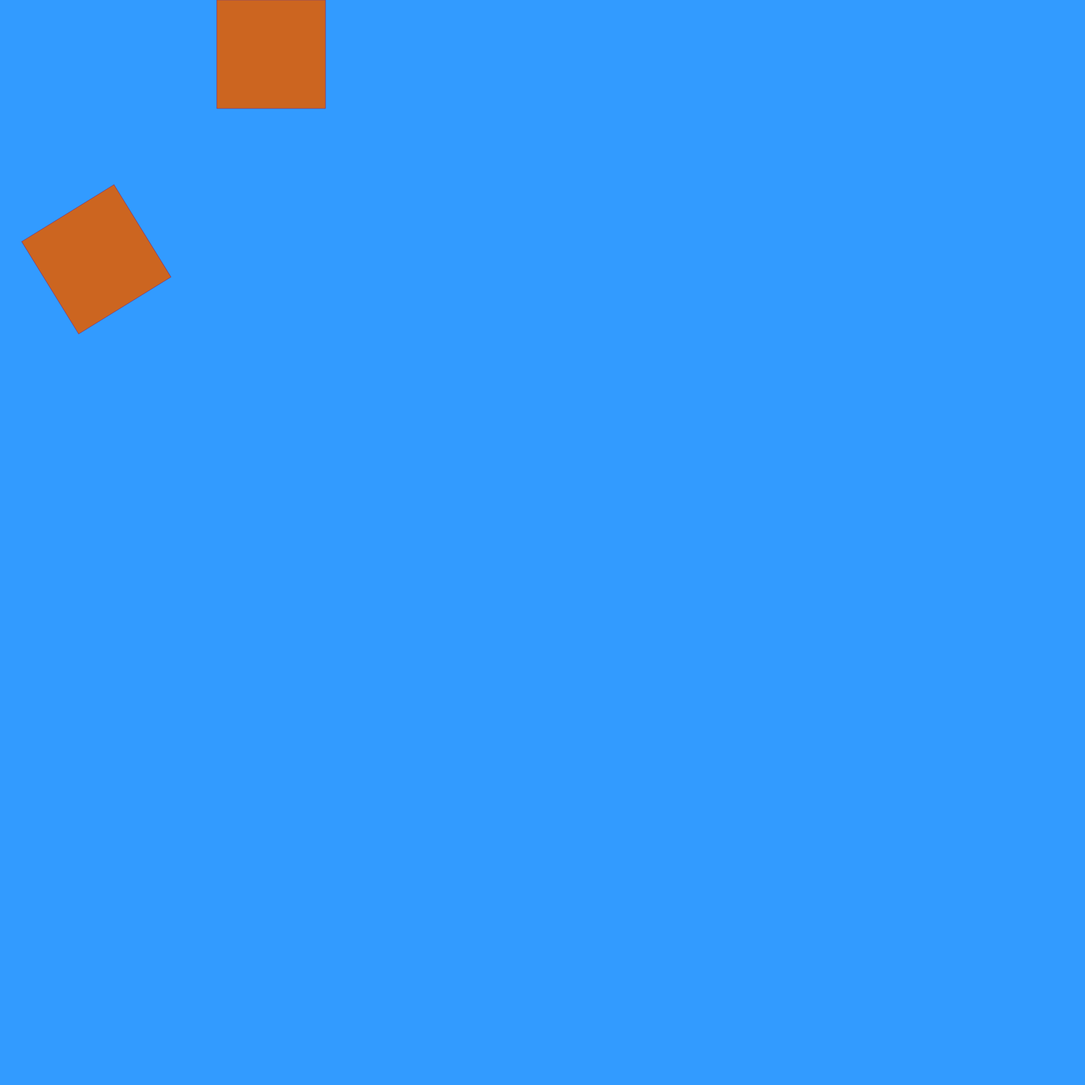
Frame 1 (no input)
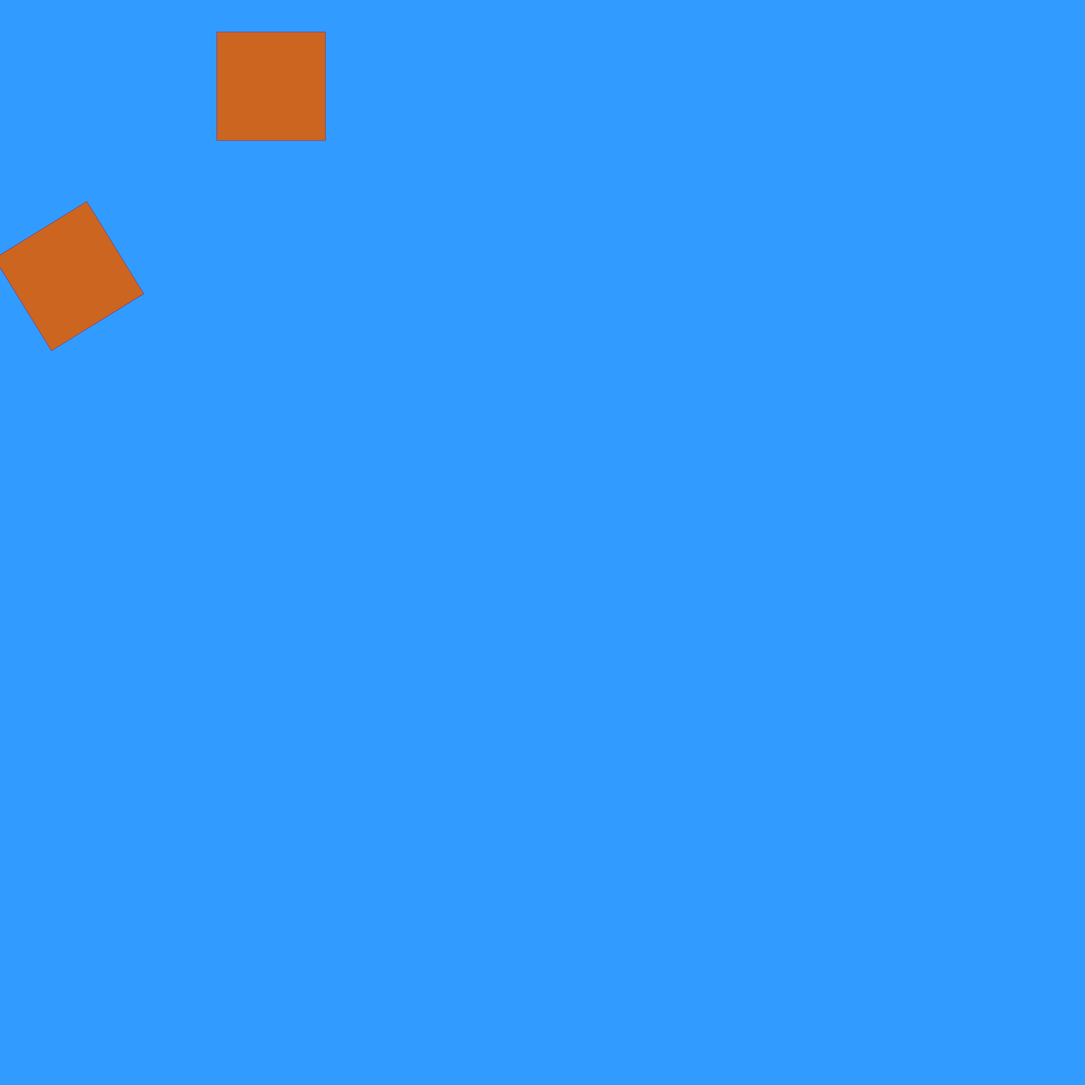
Frame 60 (no input)
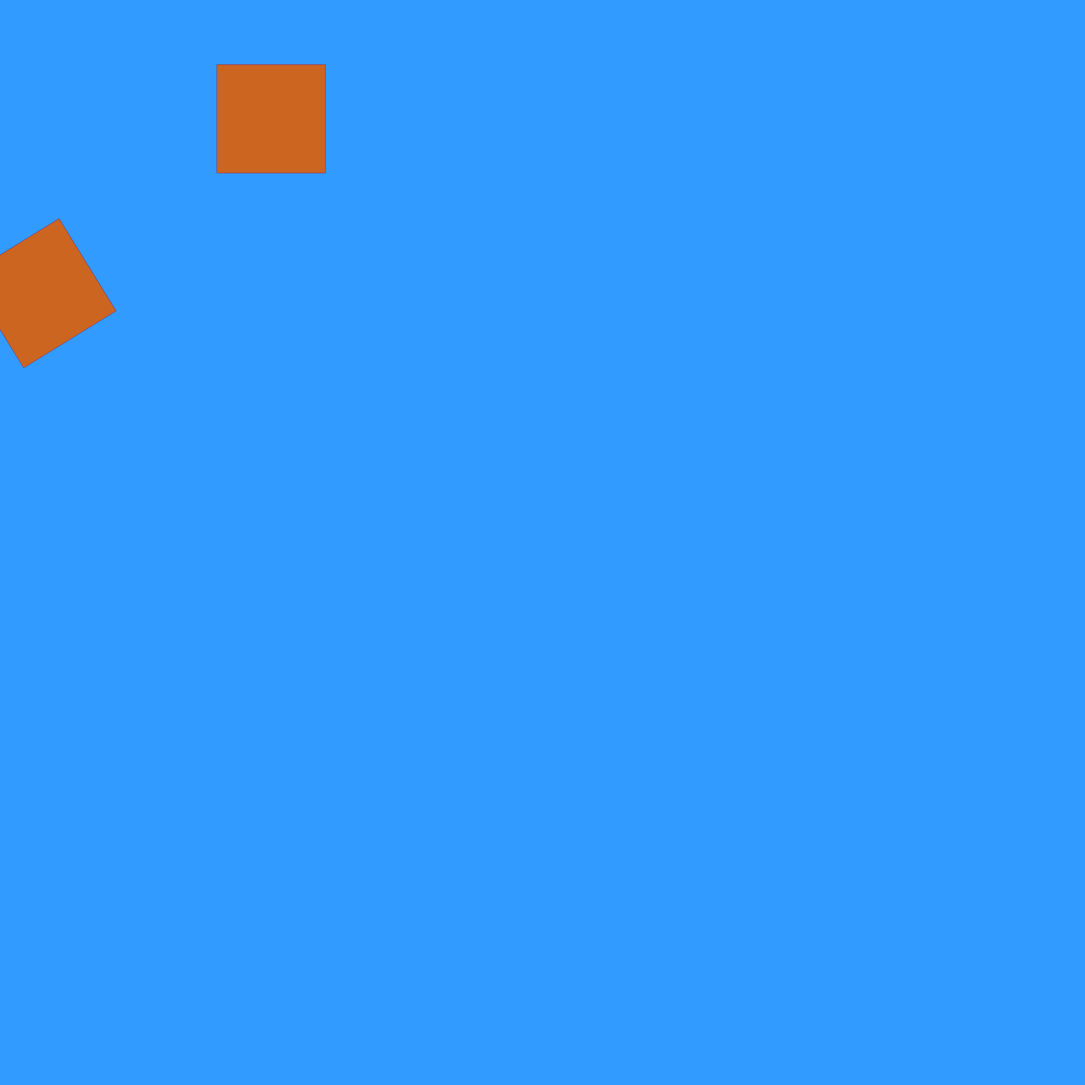
Frame 120 (the mouse pressed at the canvas centre since frame 60)

The p5.js sketch that drew these frames (run headless with seeded random() and noise() and a simulated clock; from frame 60 on, the mouse is pressed at the canvas centre):

// p5.js sketch
// ── sketch.js
var yPos = 0;

function setup(){
	createCanvas(2000,2000);
}

function draw(){

	if(yPos > screen.height){
		yPos = 0;
	}
	background(50, 155, 255);
		fill(204, 101, 32);
		stroke(127, 63, 120);
		rect(400, yPos, 200, 200);
		rotate(45);
		rect(400, yPos, 200, 200);
	++yPos;
}
